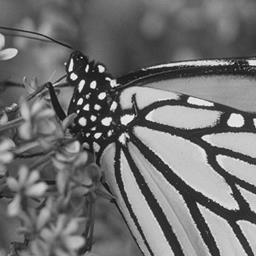
%> input picture images/1-1.jpg, 256 x 256 px
$ octave --eval "result = IHPF(imread('images/1-1.jpg'));"   (GNU Octave 9; MATLAB toolbox functions it lacks are replaced by stand-ins)
%> lines starting %> are read from the running program, lines starting %| are printed output that depends on the picture
### createILPFFilter.m
function filter = createILPFFilter(rows, cols)
    P = rows;
    Q = cols;

    % Initialize variables used to make filter H
    D0 = 0.05 * P;
    u = 0:(P-1);
    v = 0:(Q-1);

    % Create mesh grid
    idx = find(u > P/2);
    u(idx) = u(idx) - P;
    idy = find(v > Q/2);
    v(idy) = v(idy) - Q;
    [V, U] = meshgrid(v, u);
    D = sqrt(U.^2 + V.^2);

    % Calculate H
    H = double(D <= D0);

    filter = H;
end

### IHPF.m
function resultImage = IHPF(inputImage)
    % Create an image twice the size, pad with zeros
    [M, N] = size(inputImage);
%> M = 256; N = 768
    P = 2 * M;
%> P = 512
    Q = 2 * N;
%> Q = 1536

    inputImage = im2double(inputImage);
    resultImage = zeros(P, Q);
    for i = 1:P
        for j = 1:Q
            if i <= M && j <= N
                resultImage(i, j) = inputImage(i, j);
            else
                resultImage(i, j) = 0;
            end
        end
    end
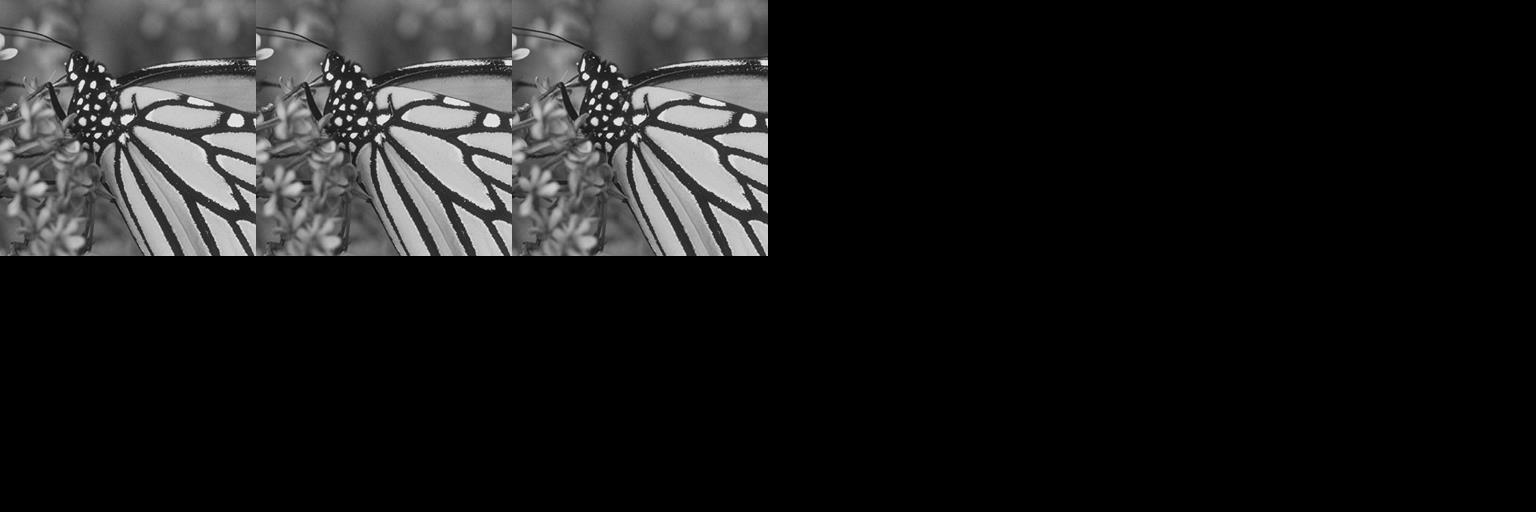
%> resultImage: size 512x1536 double; min 0, max 0.996, mean 0.11

    % Transform into frequency space
    fourierImage = fft2(double(resultImage));

    % Create HPF ideal by substracting LPF by one
    H = 1 - createILPFFilter(P, Q);

    % Apply transformation
    fourierImage = fourierImage.*H;

    % Transform back to spatial space
    resultImage = real(ifft2(fourierImage));
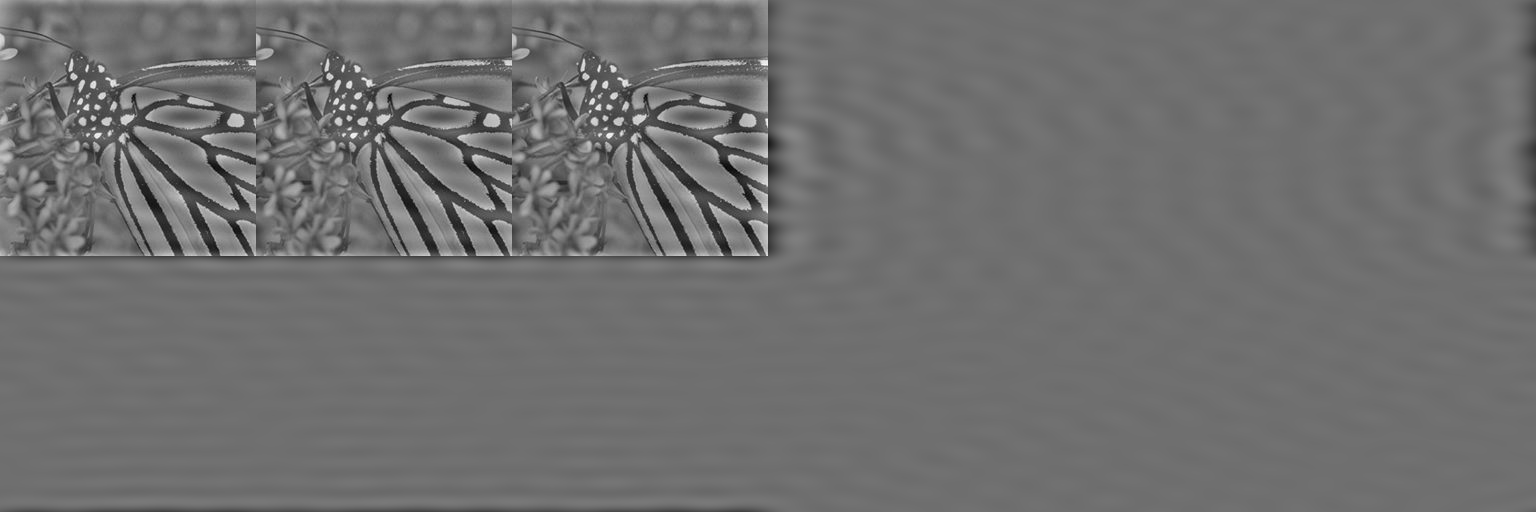
%> resultImage: size 512x1536 double; min -0.616, max 0.791, mean 2.89e-19; drawn with min black and max white
    resultImage = resultImage(1:M, 1:N);
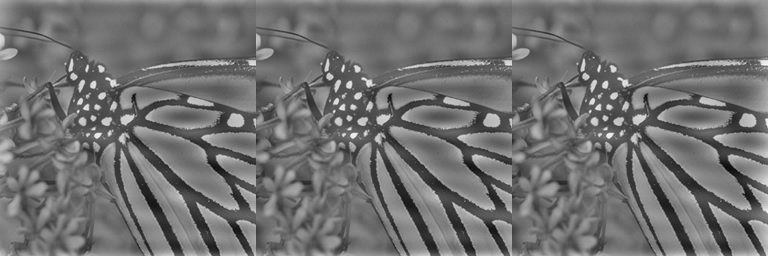
%> resultImage: size 256x768 double; min -0.616, max 0.791, mean 0.00703; drawn with min black and max white
end

$ run again, on images/1-2.jpg
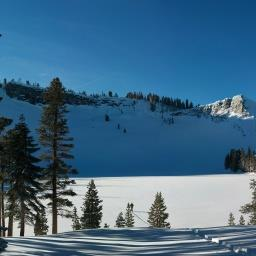
%> input picture images/1-2.jpg, 256 x 256 px
%> after the loop in IHPF, `for i = 1:P`:
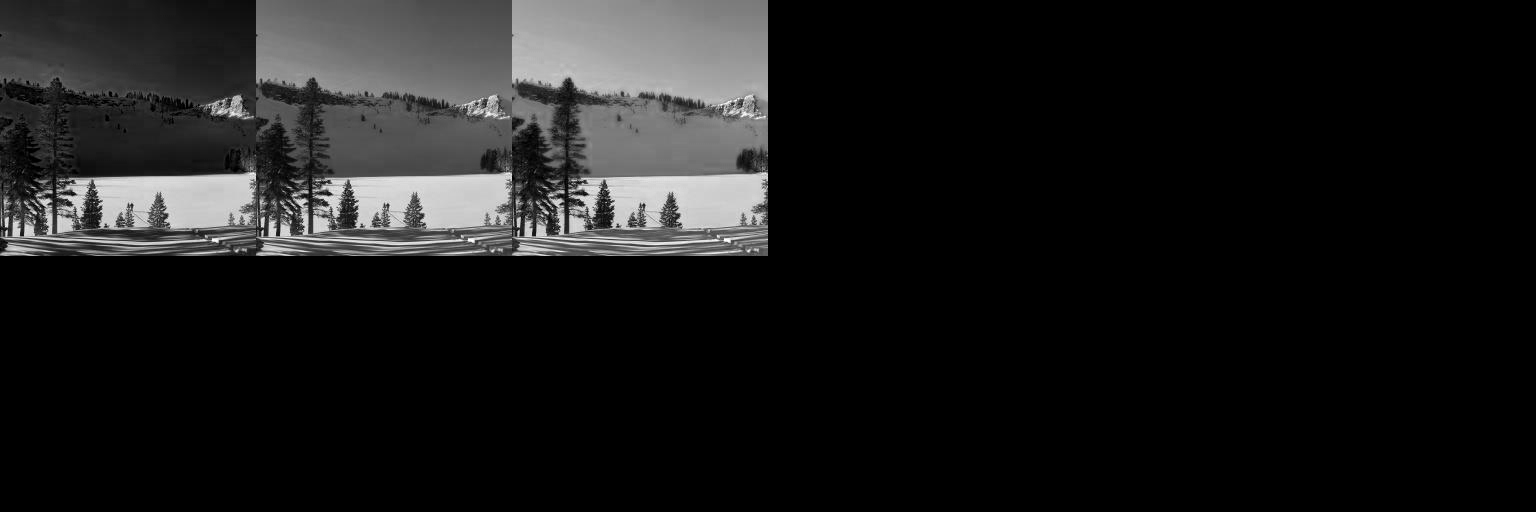
%> resultImage: size 512x1536 double; min 0, max 1, mean 0.0997
%> in IHPF, `resultImage = resultImage(1:M, 1:N);`:
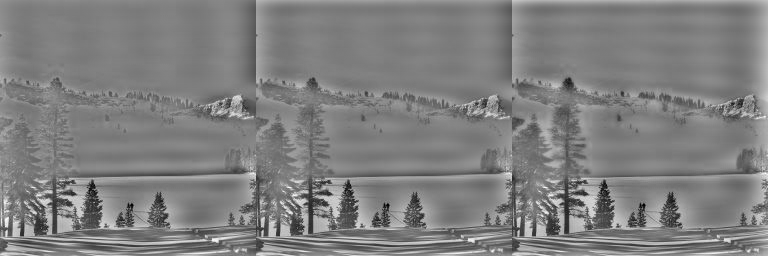
%> resultImage: size 256x768 double; min -0.652, max 0.66, mean 0.00553; drawn with min black and max white

$ run again, on images/1-3.jpg
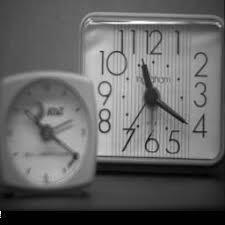
%> input picture images/1-3.jpg, 225 x 225 px
%> after the loop in IHPF, `for i = 1:P`:
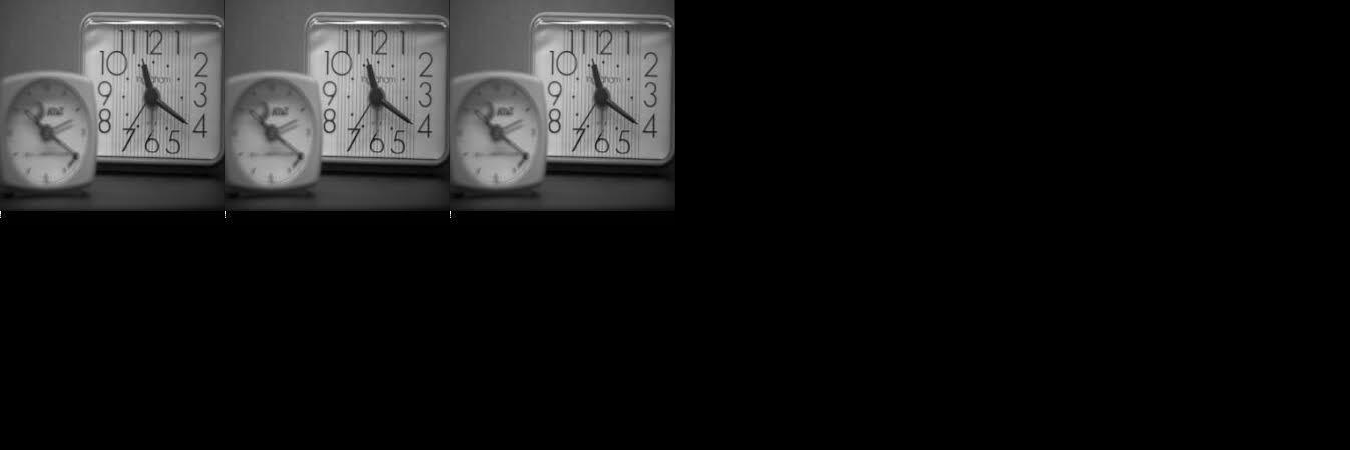
%> resultImage: size 450x1350 double; min 0, max 1, mean 0.0988
%> in IHPF, `resultImage = resultImage(1:M, 1:N);`:
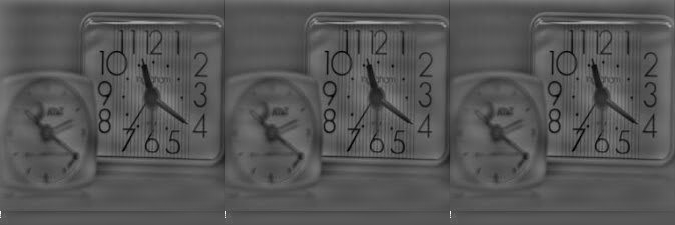
%> resultImage: size 225x675 double; min -0.489, max 0.97, mean 0.00414; drawn with min black and max white

$ run again, on images/1-4.jpg
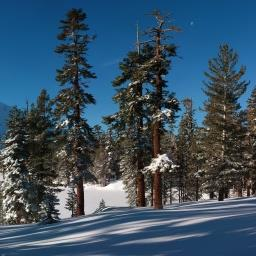
%> input picture images/1-4.jpg, 256 x 256 px
%> after the loop in IHPF, `for i = 1:P`:
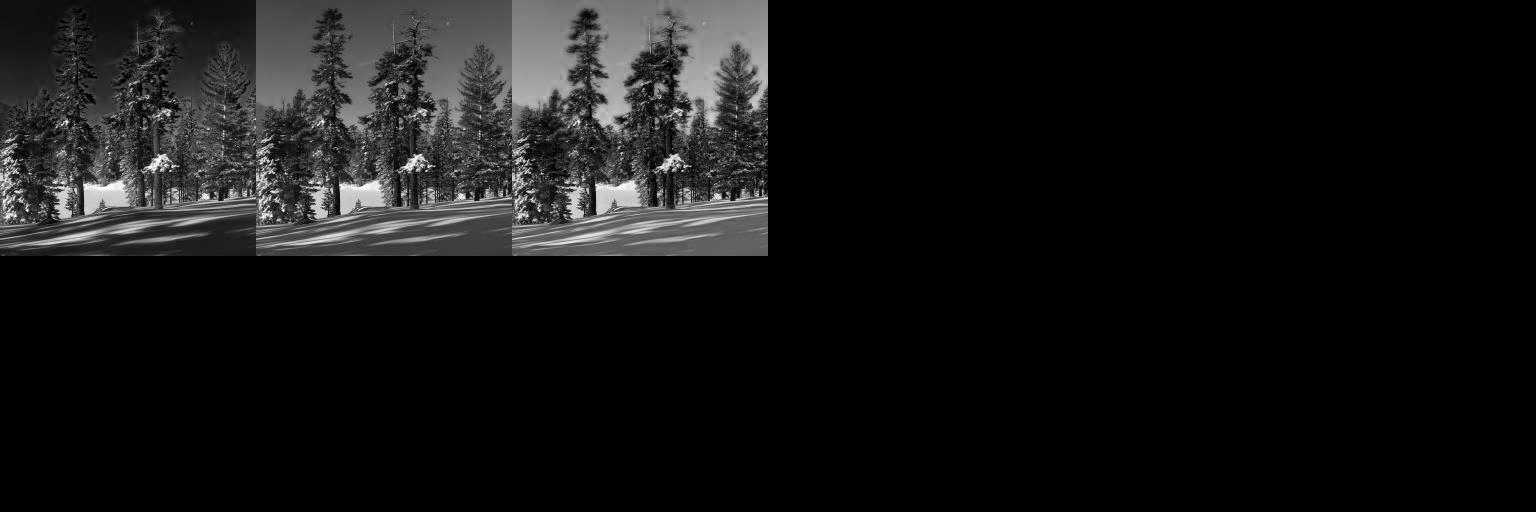
%> resultImage: size 512x1536 double; min 0, max 1, mean 0.078
%> in IHPF, `resultImage = resultImage(1:M, 1:N);`:
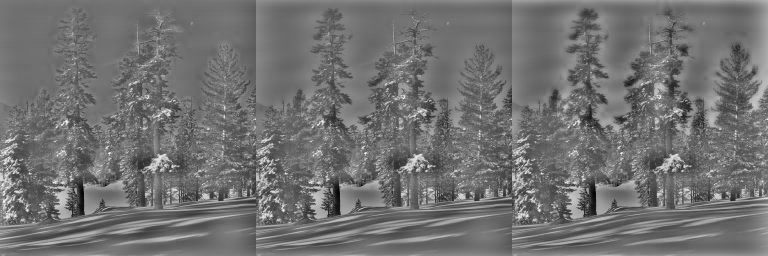
%> resultImage: size 256x768 double; min -0.601, max 0.76, mean 0.00497; drawn with min black and max white
